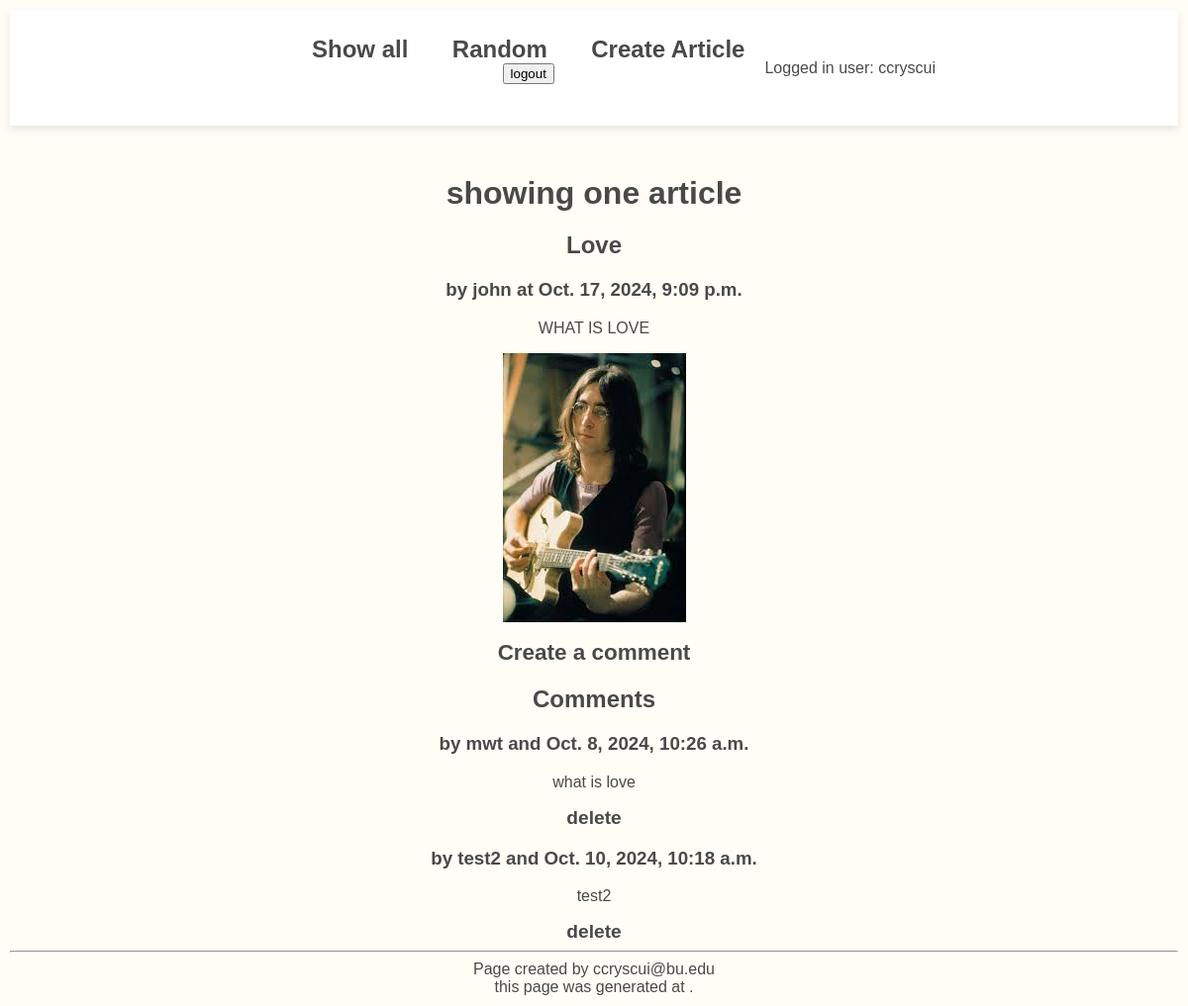
Page /blog/article/2 (signed in) on the committed database.
### blog/models.py (models this page shows, shortened)
class Article(models.Model):
    user = models.ForeignKey(User, on_delete=models.CASCADE)
    title = models.TextField(blank=False)
    author = models.TextField(blank=False)
    text = models.TextField(blank=False)
    published = models.DateTimeField(auto_now=True)
    image_file = models.ImageField(blank=True) # an actual image
    def get_comments(self):
        comments = Comment.objects.filter(article=self)
        return comments

class Comment(models.Model):
    article = models.ForeignKey("Article", on_delete=models.CASCADE) ### IMPORTANT
    author = models.TextField(blank=False)
    text = models.TextField(blank=False)
    published = models.DateTimeField(auto_now=True)

### blog/views.py (the view)
# urls.py: path(r'article/<int:pk>', views.ArticleView.as_view(), name="article"),
class ArticleView(DetailView):
    model = Article
    template_name = "blog/article.html"
    context_object_name = "article" #note the singular name

### blog/templates/blog/article.html
 {% extends 'blog/base.html' %}
 {% block content %}
 <h1>showing one article</h1>
  <div>
    <article>
      <div>
          <h2>{{article.title}}</h2>
          <h3>by {{article.author}} at {{article.published}}</h3>
          <p>
              {{article.text}}
          </p>
          <img src="{{article.image_file.url}}" alt="img">
          <h3><a href="{% url 'create_comment' article.pk %}">Create a comment</a></h3>
      </div>
    </article>
    <div>
      <h2>Comments</h2>
      {% if article.get_comments %}
      {% for c in article.get_comments %}
      <div>
        <h3>by {{c.author}} and {{c.published}}</h3>
        <p>{{c.text}}</p>
        <a href="{% url 'delete_comment' c.pk %}">delete</a>
      </div>
      {% endfor %}
      {% else %}
      <div>
        no comments
      </div>
      {% endif %}
    </div>
  </div>
  {% endblock %}

### blog/templates/blog/base.html (shortened to what this page needs)
{% load static %}
<html>
<head>
    <link rel="stylesheet" href="{% static 'styles.css' %}">
</head>
<body>
    <nav>
        <ul>
            <a href="{% url 'show_alls' %}" >Show all</a>
            <a href="{% url 'random' %}" >Random</a>
            {% if request.user.is_authenticated %}
            <a href="{% url 'create_article' %}">Create Article </a>
            <form method="POST" action="{% url 'logout' %}">
                <input type="submit" value="logout">
            </form>
            {% else %}
            <a href="{% url 'login' %}">Log in </a>
            {% endif %}
        </ul>
        <p>
            {% if request.user.is_authenticated %}
            Logged in user: {{request.user}}
            {% else %}
            Not login
            {% endif %}
        </p>
    </nav>
     {% block content %}{% endblock %}
     <hr>
     Page created by ccryscui@bu.edu <br>
     this page was generated at {{current_time}}.
</body>
</html>

### static/styles.css (style rules this page uses)
body { background-color: #fffdf6; color: #494949; font-family: Arial, sans-serif; margin: 10px; padding: 0; text-align: center; }
h1 { margin: 50px; margin-bottom: 20px; }
p { font-size:medium; }
form { align-items: center; }
nav { background-color: white; padding: 10px 20px; justify-content: center; align-items: center; box-shadow: 0 4px 8px rgba(0, 0, 0, 0.1); margin: 0 auto; display: flex; }
nav a { font-size: 24px; color: #494949; text-decoration: none; font-weight: bold; padding: 10px 20px; transition: color 0.3s ease; }
a { text-decoration: none; color: #494949; font-size:larger; font-weight: bold; transition: color 0.3s ease; }

### rows in the picture
Article: title "Love", author "john", published "Oct. 17, 2024, 9:09 p.m.", text "WHAT IS LOVE", image_file (picture)
Comment: author "mwt", published "Oct. 8, 2024, 10:26 a.m.", text "what is love"
Comment: author "test2", published "Oct. 10, 2024, 10:18 a.m.", text "test2"

### other values in the picture
{{ request.user }} "ccryscui"
